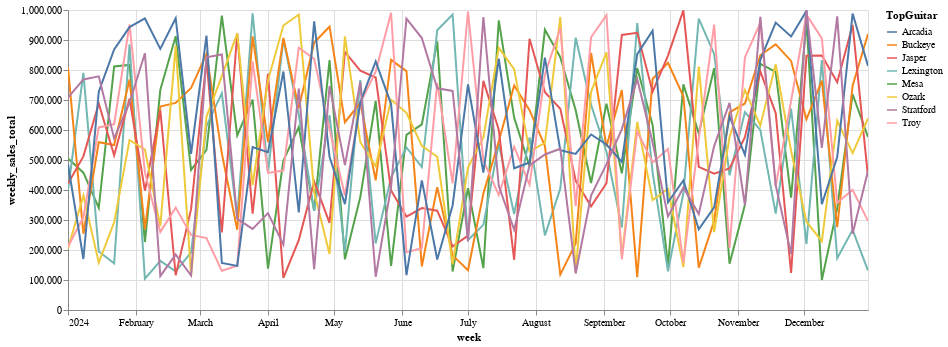

Notebook cell for this chart:
### Code cell
# Imports a visualization tool from the python library
import altair as alt

# Defines the size of the visualization tool
width = 800
height = 300

# Creates a specific chart with the dimensions previously described
base = alt.Chart(df, width=width, height=height).mark_line().encode(
  x='week:T',
  y='weekly_sales_total:Q',
  color='TopGuitar:N',
  tooltip=['TopGuitar:N', 'weekly_sales_total:Q', 'week:T']
).interactive()

# Displays the chart for the user to see
base

### Figure 1 — Vega-Lite specification as saved in the notebook (floating-point values rounded to 4 significant figures; data arrays with more than 128 entries replaced by an {"elided": "..."} marker saying what was removed)
{"config": {"view": {"continuousWidth": 400, "continuousHeight": 300}}, "data": {"name": "data-d6395275bd3172581e36045e91943509"}, "mark": "line", "encoding": {"color": {"field": "TopGuitar", "type": "nominal"}, "tooltip": [{"field": "TopGuitar", "type": "nominal"}, {"field": "weekly_sales_total", "type": "quantitative"}, {"field": "week", "type": "temporal"}], "x": {"field": "week", "type": "temporal"}, "y": {"field": "weekly_sales_total", "type": "quantitative"}}, "height": 300, "selection": {"selector002": {"type": "interval", "bind": "scales", "encodings": ["x", "y"]}}, "width": 800, "$schema": "https://vega.github.io/schema/vega-lite/v4.17.0.json", "datasets": {"data-d6395275bd3172581e36045e91943509": {"elided": "432 records"}}}
